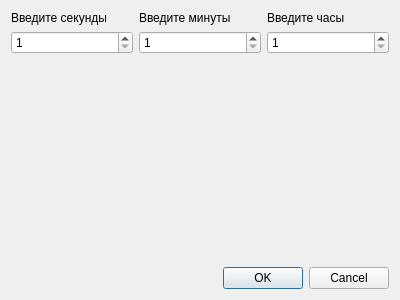
<?xml version="1.0" encoding="UTF-8"?>
<ui version="4.0">
 <class>DialogUserTrime</class>
 <widget class="QDialog" name="DialogUserTrime">
  <property name="geometry">
   <rect>
    <x>0</x>
    <y>0</y>
    <width>400</width>
    <height>300</height>
   </rect>
  </property>
  <property name="windowTitle">
   <string>Dialog</string>
  </property>
  <layout class="QGridLayout" name="gridLayout">
   <item row="2" column="0">
    <widget class="QDialogButtonBox" name="buttonBox">
     <property name="orientation">
      <enum>Qt::Horizontal</enum>
     </property>
     <property name="standardButtons">
      <set>QDialogButtonBox::Cancel|QDialogButtonBox::Ok</set>
     </property>
    </widget>
   </item>
   <item row="0" column="0">
    <layout class="QHBoxLayout" name="horizontalLayout">
     <item>
      <layout class="QVBoxLayout" name="verticalLayout">
       <item>
        <widget class="QLabel" name="lbl_s">
         <property name="text">
          <string>Введите секунды</string>
         </property>
        </widget>
       </item>
       <item>
        <widget class="QSpinBox" name="sb_seconds">
         <property name="minimum">
          <number>1</number>
         </property>
         <property name="maximum">
          <number>59</number>
         </property>
        </widget>
       </item>
      </layout>
     </item>
     <item>
      <layout class="QVBoxLayout" name="verticalLayout_2">
       <item>
        <widget class="QLabel" name="lbl_m">
         <property name="text">
          <string>Введите минуты</string>
         </property>
        </widget>
       </item>
       <item>
        <widget class="QSpinBox" name="sb_minutes">
         <property name="minimum">
          <number>1</number>
         </property>
         <property name="maximum">
          <number>59</number>
         </property>
        </widget>
       </item>
      </layout>
     </item>
     <item>
      <layout class="QVBoxLayout" name="verticalLayout_3">
       <item>
        <widget class="QLabel" name="lbl_h">
         <property name="text">
          <string>Введите часы</string>
         </property>
        </widget>
       </item>
       <item>
        <widget class="QSpinBox" name="sb_hours">
         <property name="minimum">
          <number>1</number>
         </property>
         <property name="maximum">
          <number>12</number>
         </property>
        </widget>
       </item>
      </layout>
     </item>
    </layout>
   </item>
   <item row="1" column="0">
    <spacer name="verticalSpacer">
     <property name="orientation">
      <enum>Qt::Vertical</enum>
     </property>
     <property name="sizeHint" stdset="0">
      <size>
       <width>20</width>
       <height>40</height>
      </size>
     </property>
    </spacer>
   </item>
  </layout>
 </widget>
 <resources/>
 <connections>
  <connection>
   <sender>buttonBox</sender>
   <signal>accepted()</signal>
   <receiver>DialogUserTrime</receiver>
   <slot>accept()</slot>
   <hints>
    <hint type="sourcelabel">
     <x>248</x>
     <y>254</y>
    </hint>
    <hint type="destinationlabel">
     <x>157</x>
     <y>274</y>
    </hint>
   </hints>
  </connection>
  <connection>
   <sender>buttonBox</sender>
   <signal>rejected()</signal>
   <receiver>DialogUserTrime</receiver>
   <slot>reject()</slot>
   <hints>
    <hint type="sourcelabel">
     <x>316</x>
     <y>260</y>
    </hint>
    <hint type="destinationlabel">
     <x>286</x>
     <y>274</y>
    </hint>
   </hints>
  </connection>
 </connections>
</ui>
